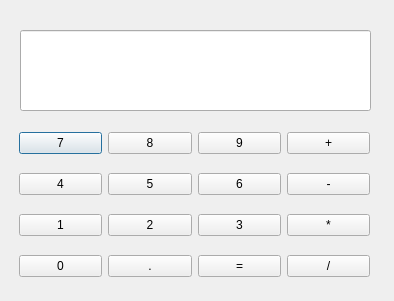
<?xml version="1.0" encoding="UTF-8"?>
<ui version="4.0">
 <class>Dialog</class>
 <widget class="QDialog" name="Dialog">
  <property name="geometry">
   <rect>
    <x>0</x>
    <y>0</y>
    <width>394</width>
    <height>301</height>
   </rect>
  </property>
  <property name="windowTitle">
   <string>Calculator</string>
  </property>
  <property name="sizeGripEnabled">
   <bool>false</bool>
  </property>
  <property name="modal">
   <bool>false</bool>
  </property>
  <widget class="QLineEdit" name="lineEdit">
   <property name="geometry">
    <rect>
     <x>20</x>
     <y>30</y>
     <width>351</width>
     <height>81</height>
    </rect>
   </property>
   <property name="readOnly">
    <bool>true</bool>
   </property>
  </widget>
  <widget class="QWidget" name="">
   <property name="geometry">
    <rect>
     <x>19</x>
     <y>119</y>
     <width>351</width>
     <height>171</height>
    </rect>
   </property>
   <layout class="QGridLayout" name="gridLayout_keyboard">
    <item row="0" column="0">
     <widget class="QPushButton" name="pushButton_seven">
      <property name="text">
       <string>7</string>
      </property>
     </widget>
    </item>
    <item row="0" column="1">
     <widget class="QPushButton" name="pushButton_eight">
      <property name="text">
       <string>8</string>
      </property>
     </widget>
    </item>
    <item row="0" column="2">
     <widget class="QPushButton" name="pushButton_nine">
      <property name="text">
       <string>9</string>
      </property>
     </widget>
    </item>
    <item row="0" column="3">
     <widget class="QPushButton" name="pushButton_plus">
      <property name="text">
       <string>+</string>
      </property>
     </widget>
    </item>
    <item row="1" column="0">
     <widget class="QPushButton" name="pushButton_four">
      <property name="text">
       <string>4</string>
      </property>
     </widget>
    </item>
    <item row="1" column="1">
     <widget class="QPushButton" name="pushButton_five">
      <property name="text">
       <string>5</string>
      </property>
     </widget>
    </item>
    <item row="1" column="2">
     <widget class="QPushButton" name="pushButton_six">
      <property name="text">
       <string>6</string>
      </property>
     </widget>
    </item>
    <item row="1" column="3">
     <widget class="QPushButton" name="pushButton_minus">
      <property name="text">
       <string>-</string>
      </property>
     </widget>
    </item>
    <item row="2" column="0">
     <widget class="QPushButton" name="pushButton_one">
      <property name="text">
       <string>1</string>
      </property>
     </widget>
    </item>
    <item row="2" column="1">
     <widget class="QPushButton" name="pushButton_two">
      <property name="text">
       <string>2</string>
      </property>
     </widget>
    </item>
    <item row="2" column="2">
     <widget class="QPushButton" name="pushButton_three">
      <property name="text">
       <string>3</string>
      </property>
     </widget>
    </item>
    <item row="2" column="3">
     <widget class="QPushButton" name="pushButton_multi">
      <property name="text">
       <string>*</string>
      </property>
     </widget>
    </item>
    <item row="3" column="0">
     <widget class="QPushButton" name="pushButton_zero">
      <property name="text">
       <string>0</string>
      </property>
     </widget>
    </item>
    <item row="3" column="1">
     <widget class="QPushButton" name="pushButton_dot">
      <property name="text">
       <string>.</string>
      </property>
     </widget>
    </item>
    <item row="3" column="2">
     <widget class="QPushButton" name="pushButton_equal">
      <property name="text">
       <string>=</string>
      </property>
     </widget>
    </item>
    <item row="3" column="3">
     <widget class="QPushButton" name="pushButton_divide">
      <property name="text">
       <string>/</string>
      </property>
     </widget>
    </item>
   </layout>
  </widget>
 </widget>
 <resources/>
 <connections/>
</ui>
